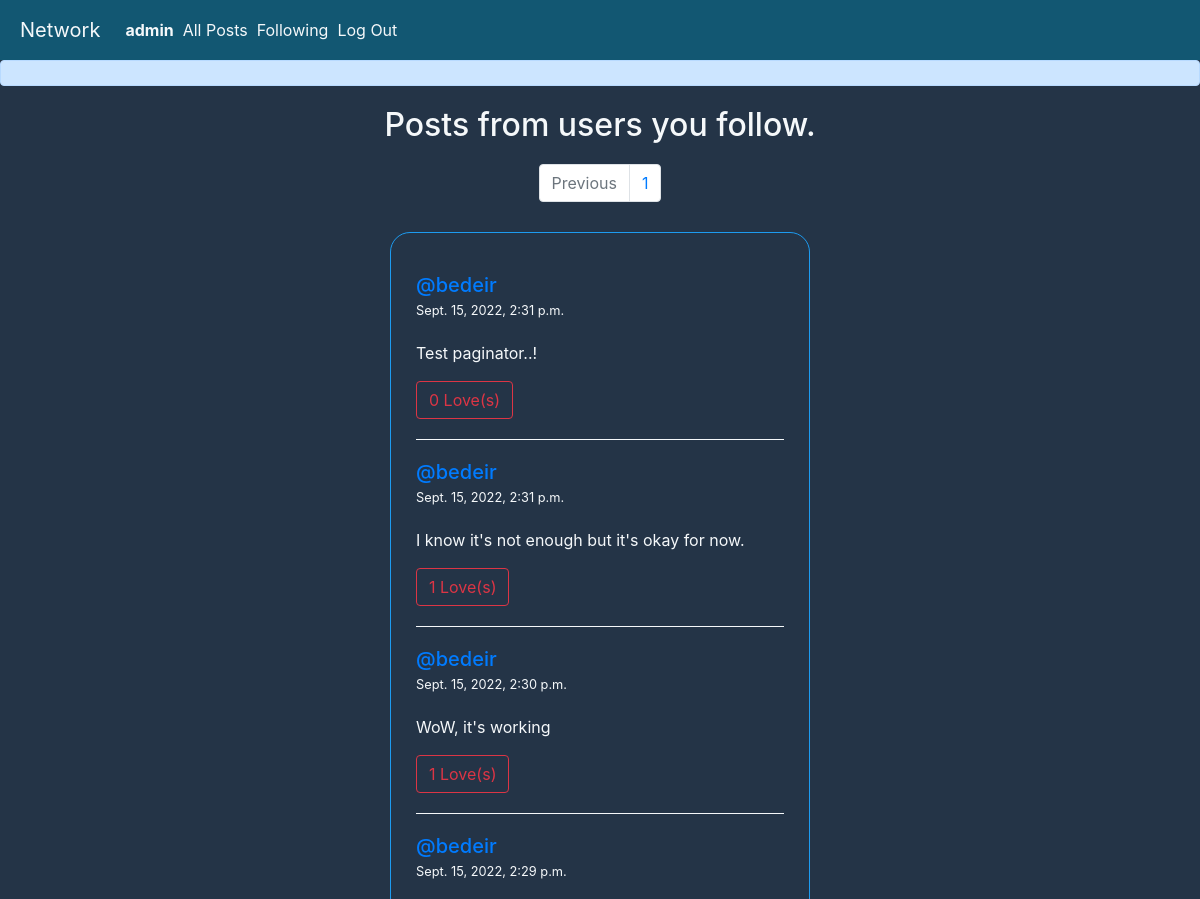
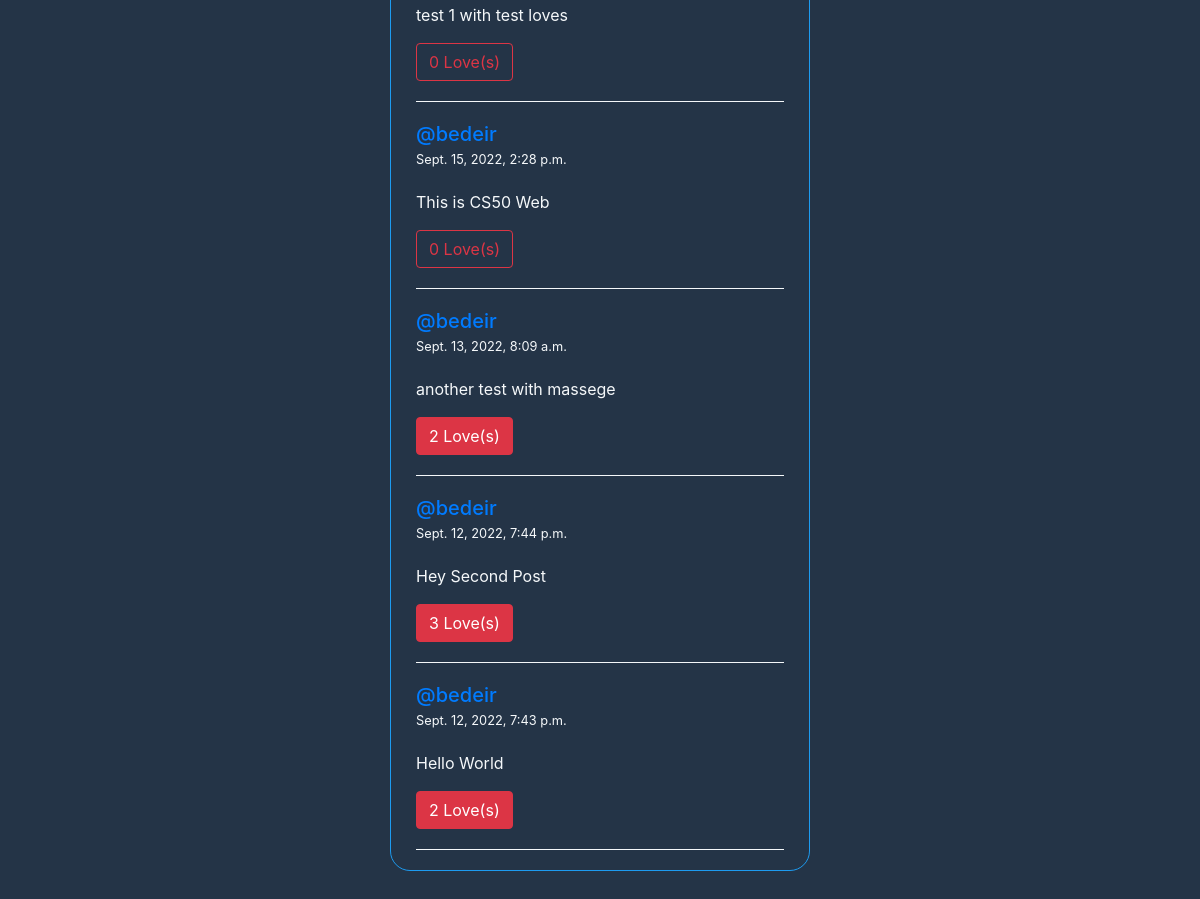
The app's page /following/posts (signed in) with its own data (2 pictures, top to bottom).
### network/models.py (models this page shows, shortened)
class User(AbstractUser):
    following = models.ManyToManyField('User', related_name='followers')

class Post(models.Model):
    owner = models.ForeignKey(User, on_delete=models.CASCADE, related_name='posts')
    content = models.TextField()
    created = models.DateTimeField(auto_now_add=True)
    lovers = models.ManyToManyField(User, related_name='lovers')
    class Meta:
        ordering = ['-created']

### network/views.py (the view)
# urls.py: path('following/posts', views.getFollowingPost, name="followingPosts"),
def getFollowingPost(request):
    if not request.user.is_authenticated:
        return HttpResponseRedirect(reverse('login'))
    person = User.objects.get(pk= request.user.id)
    followingPosts = Post.objects.filter(owner__in = person.following.all())
    paginator = Paginator(followingPosts, 10)
    pageNumber = request.GET.get('page')
    onePagePosts = paginator.get_page(pageNumber)
    return render(request, 'network/followingPosts.html',{
        "posts": onePagePosts,
        'pageNumRange': range(onePagePosts.paginator.num_pages)
    })

### network/templates/network/followingPosts.html (shortened to what this page needs)
{% extends "network/layout.html" %}
{% block body %}
<h2 style="text-align: center; margin: 20px auto; color: var(--light)">Posts from users you follow.</h2>
<nav aria-label="Page navigation example">
  <ul class="pagination justify-content-center">
    {% if posts.has_previous %}
      <li class="page-item">
        <a class="page-link" href="?page={{ posts.previous_page_number }}" tabindex="-1" aria-disabled="false">Previous</a>
      </li>
    {% else %}
      <li class="page-item disabled">
        <a class="page-link" href="#" tabindex="-1" aria-disabled="true">Previous</a>
      </li>
    {% endif %}
    {% for i in pageNumRange %}
      <li class="page-item"><a class="page-link" href="?page={{ i|add:1 }}">{{ i|add:1 }}</a></li>
    {% endfor %}
  </ul>
</nav>
<div class="all-posts">
  {% for post in posts %}
  <div class="post" id="{{ post.id }}">
    <div class="header-post">
      <a href="{% url 'getProfile' post.owner.username%}">
        <h5>@{{ post.owner.username }}</h5>
      </a>
      <small>{{ post.created }}</small>
    </div>
    <p id="content-{{post.id}}">{{ post.content }}</p>
    {% if user.is_authenticated %}
      {% if user in post.lovers.all %}
        <span class="btn btn-danger" >
          {{ post.lovers.count }}
          Love(s)
        </span>
      {% else %}
        <span class="btn btn-outline-danger">
            {{ post.lovers.count }}
          Love(s)
        </span>
      {% endif %}
    {% endif %}
  </div>
  {% empty %}
    <h2 style="text-align: center; margin: 20px auto; color: var(--light)">Currently No posts..!</h2>
  {% endfor %}
</div>
{% endblock body %}

### network/templates/network/layout.html (shortened to what this page needs)
{% load static %}
<!DOCTYPE html>
<html lang="en">
    <head>
        <link rel="stylesheet" href="https://stackpath.bootstrapcdn.com/bootstrap/4.4.1/css/bootstrap.min.css">
        <link href="{% static 'network/styles.css' %}" rel="stylesheet">
    </head>
    <body>
        <nav class="nav-content">
            <a class="navbar-brand" href="{% url 'index' %}">Network</a>
            <div>
              <ul class="navbar-nav mr-auto">
                {% if user.is_authenticated %}
                    <li class="nav-item">
                        <a class="nav-link" href="{% url 'getProfile' user.username %}"><strong>{{ user.username }}</strong></a>
                    </li>
                {% endif %}
                <li class="nav-item">
                  <a class="nav-link" href="{% url 'index' %}">All Posts</a>
                </li>
                {% if user.is_authenticated %}
                    <li class="nav-item">
                        <a class="nav-link" href="{% url 'followingPosts'%}">Following</a>
                    </li>
                    <li class="nav-item">
                        <a class="nav-link" href="{% url 'logout' %}">Log Out</a>
                    </li>
                {% endif %}
              </ul>
            </div>
          </nav>
          <div class="alert alert-primary" role="alert">
          </div>
        <div class="body">
            {% block body %}
            {% endblock %}
        </div>
    </body>
</html>

### network/static/network/styles.css (style rules this page uses)
:root { --base-color: rgb(29, 155, 240); --text-color: #125772; --second-color: #657786; --light: #f5f8fa; --body-color: #243447; }
html { scroll-behavior: smooth; }
* { padding: 0; margin: 0; box-sizing: border-box; }
.nav-content { display: flex; align-items: center; padding: 10px 20px; background-color: var(--text-color); }
.nav-content div { width: 25%; }
.nav-content ul { display: flex; flex-direction: row; justify-content: space-evenly; }
.nav-content a { color: var(--light); }
body { background-color: var(--body-color); }
.all-posts { width: 35%; margin: 30px auto; border: 1px solid var(--base-color); padding: 20px 25px; border-radius: 20px; }
.post { color: var(--light); border-bottom: 1px solid var(--light); padding: 20px 0; }
h5 { margin: 0; }
.header-post { margin-bottom: 20px; }
.alert { transition: 0.5; }
h2, .register-message { color: var(--light); }

### records on screen
User: username "admin"
Post: owner.username "bedeir", created "Sept. 15, 2022, 2:31 p.m.", content "Test paginator..!", lovers.count "0"
Post: owner.username "bedeir", created "Sept. 15, 2022, 2:31 p.m.", content "I know it's not enough but it's okay for now.", lovers.count "1"
Post: owner.username "bedeir", created "Sept. 15, 2022, 2:30 p.m.", content "WoW, it's working", lovers.count "1"
Post: owner.username "bedeir", created "Sept. 15, 2022, 2:29 p.m.", content "test 1 with test loves", lovers.count "0"
Post: owner.username "bedeir", created "Sept. 15, 2022, 2:28 p.m.", content "This is CS50 Web", lovers.count "0"
Post: owner.username "bedeir", created "Sept. 13, 2022, 8:09 a.m.", content "another test with massege", lovers.count "2"
Post: owner.username "bedeir", created "Sept. 12, 2022, 7:44 p.m.", content "Hey Second Post", lovers.count "3"
Post: owner.username "bedeir", created "Sept. 12, 2022, 7:43 p.m.", content "Hello World", lovers.count "2"

### other values on screen
{{ i|add:1 }} "1"
